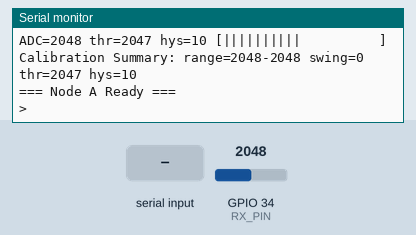
Bench run of a sketch on a simulated ESP32. Shown: the last lines printed to the serial monitor. Inputs (shaded band) come from the test bench; at power-on: GPIO 34 (RX_PIN) = 2048. WiFi joins after 1.5 s; servers stay silent unless stated; web services answer with replies made up by the test bench.

Above: at 14.2 s.
14.3 s: "1\n" received over Serial
At 14.8 s:
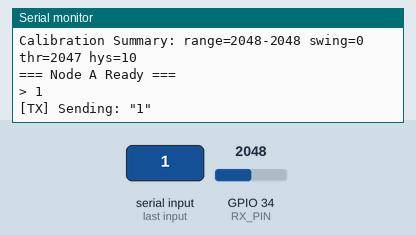
15.8 s: "0\n" received over Serial
At 16.6 s:
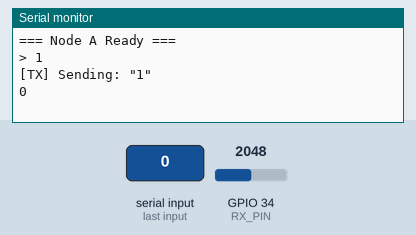

The sketch:

lifi_transmitter.ino
```cpp
// ==============================================================================
// NODE A: DATA TRANSMITTER & TELEMETRY RECEIVER (FreeRTOS Fixed)
// ==============================================================================


#include <WiFi.h>
#include <PubSubClient.h>
#include <ArduinoJson.h>
#include <HTTPClient.h>

const char* ssid = "Varshith's iPhone";
const char* password = "Password";
const char* mqtt_server = "broker.hivemq.com"; // Replace with your MQTT broker IP
const int mqtt_port = 1883;

const char* serverName = "http://api.thingspeak.com/update";
String apiKey = "HETB3NQ3IGLB9RZU";

const int TX_PIN = 25; // [cite: 90]
const int RX_PIN = 34; // [cite: 90]
const int BIT_MS = 50; //
const int HALF_BIT_MS = 25; // [cite: 92]

WiFiClient espClient;
PubSubClient client(espClient);

// Add these to track total throughput
volatile int totalMessagesTx = 0;
volatile int totalMessagesRx = 0;

// Global Buffers & States
char inputBuf[128];
int inputLen = 0;
uint32_t lastCharTime = 0;
char txBuf[128];
int txLen = 0;
enum TxMachineState { TX_M_IDLE, TX_M_PREAMBLE, TX_M_DATA, TX_M_NEWLINE };
TxMachineState txMState = TX_M_IDLE;
int txPreambleCount = 0;
int txDataIndex = 0;
int txBitStep = 0;
uint32_t txNextBitTime = 0;
byte txByteToSend = 0;

char rxBuf[128];
int rxLen = 0;
enum RxState { WAIT_IDLE, WAIT_START, WAIT_HALF, RECV_BITS, RECV_STOP };
RxState rxState = WAIT_IDLE;
uint32_t rxNextTime = 0;
int rxBitIndex = 0;
byte rxByte = 0;

int adcMin = 4095;
int adcMax = 0;
int threshold = 2047; // [cite: 100]
int hysteresis = 10;
bool calibFrozen = false;

// --- Logic Helpers (unchanged from original) ---
void updateCalibration(int raw) {
  if (calibFrozen) return;
  if (raw < adcMin) adcMin = raw;
  if (raw > adcMax) adcMax = raw;
  int swing = adcMax - adcMin;
  if (swing >= 50) {
    threshold = adcMin + (swing / 2); // [cite: 105]
    hysteresis = max(10, swing / 6);
  }
}

int getLogicLevel(int raw) {
  if (raw > threshold + hysteresis) return HIGH; // [cite: 107]
  if (raw < threshold - hysteresis) return LOW;
  return -1;
}

void thingSpeakTask(void *pvParameters) {
  for (;;) {
    // Only attempt if WiFi is up and LiFi is not busy
    if (WiFi.status() == WL_CONNECTED) {

      HTTPClient http;
      String url = String(serverName) + "?api_key=" + apiKey;
      url += "&field1=" + String(analogRead(RX_PIN));
      url += "&field2=" + String(threshold);
      url += "&field3=" + String(adcMax - adcMin);
      url += "&field4=" + String(hysteresis);
      url += "&field5=" + String(totalMessagesTx);
      url += "&field6=" + String(totalMessagesRx);
      url += "&field7=" + String(WiFi.RSSI());
      url += "&field8=" + String(ESP.getFreeHeap());

      http.begin(url);
      // ThingSpeak works best with a keep-alive header set to false for simple updates
      http.addHeader("Connection", "close");

      int httpResponseCode = http.GET();

      if (httpResponseCode > 0) {
        //Serial.printf("[ThingSpeak] Update Successful. Code: %d\n", httpResponseCode);
      } else {
        Serial.printf("[ThingSpeak] Update Failed. Error: %s\n", http.errorToString(httpResponseCode).c_str());
      }

      http.end(); // CRITICAL: This must be called to free up the socket for the next loop
    } else {
      if (WiFi.status() != WL_CONNECTED) Serial.println("[WIFI] Lost connection, waiting...");
    }

    // ThingSpeak Free Tier has a 15s limit. 16s is safer to avoid "403 Forbidden"
    vTaskDelay(pdMS_TO_TICKS(16000));
  }
}

// --- Original Monitor Logic ---
void startupMonitor() {
  Serial.println("\nStarting ADC Monitor for 10s (press any key to skip)...");
  uint32_t startMs = millis();
  while (millis() - startMs < 10000) {
    if (Serial.available()) { while (Serial.available()) Serial.read(); break; }
    int raw = analogRead(RX_PIN);
    updateCalibration(raw);
    int bars = constrain(map(raw, 0, 4095, 0, 20), 0, 20);
    char barStr[21];
    for (int i = 0; i < 20; i++) barStr[i] = (i < bars) ? '|' : ' ';
    barStr[20] = '\0';
    Serial.printf("ADC=%-4d thr=%-4d hys=%-2d [%s]\n", raw, threshold, hysteresis, barStr);
    delay(50);
  }
  Serial.printf("\nCalibration Summary: range=%d-%d swing=%d thr=%d hys=%d\n\n", adcMin, adcMax, adcMax-adcMin, threshold, hysteresis);
}

// --- LiFi Protocol Logic ---
void startTransmission() {
  memcpy(txBuf, inputBuf, inputLen);
  txLen = inputLen;
  inputLen = 0;
  inputBuf[0] = '\0';
  Serial.printf("\n[TX] Sending: \"%s\"\n", txBuf);
  txMState = TX_M_PREAMBLE;
  txPreambleCount = 0;
  txByteToSend = 0xAA;
  txBitStep = 0;
  txNextBitTime = millis();
}

void advanceTxByte() {
  if (txMState == TX_M_PREAMBLE) {
    if (++txPreambleCount < 8) txByteToSend = 0xAA;
    else {
      txMState = TX_M_DATA; txDataIndex = 0;
      txByteToSend = (txLen > 0) ? txBuf[txDataIndex] : '\n';
      if (txLen == 0) txMState = TX_M_NEWLINE;
    }
  } else if (txMState == TX_M_DATA) {
    if (++txDataIndex < txLen) txByteToSend = txBuf[txDataIndex];
    else { txMState = TX_M_NEWLINE; txByteToSend = '\n'; }
  } else if (txMState == TX_M_NEWLINE) {
    txMState = TX_M_IDLE;
    totalMessagesTx++;
    Serial.println("\n[TX] Done.\n> ");
  }
}

// Task for Bit-Banging the LED [cite: 147]
void runLiFiTX() {
  if (txMState != TX_M_IDLE && millis() >= txNextBitTime) {
    if (txBitStep == 0) { digitalWrite(TX_PIN, LOW); txBitStep++; txNextBitTime += BIT_MS; }
    else if (txBitStep <= 8) {
      digitalWrite(TX_PIN, (txByteToSend & (1 << (txBitStep - 1))) ? HIGH : LOW);
      txBitStep++; txNextBitTime += BIT_MS;
    } else if (txBitStep == 9) { digitalWrite(TX_PIN, HIGH); txBitStep++; txNextBitTime += BIT_MS; }
    else if (txBitStep == 10) { txBitStep = 0; advanceTxByte(); }
  }
}

// Task for reading the LDR [cite: 159]
void runLiFiRX() {
  int raw = analogRead(RX_PIN);
  updateCalibration(raw);
  int level = getLogicLevel(raw);
  switch (rxState) {
    case WAIT_IDLE: calibFrozen = false; if (level == HIGH) rxState = WAIT_START; break;
    case WAIT_START: if (level == LOW) { rxNextTime = millis() + HALF_BIT_MS; rxState = WAIT_HALF; } break;
    case WAIT_HALF: if (millis() >= rxNextTime) {
        if (level == LOW) { calibFrozen = true; rxNextTime = millis() + BIT_MS; rxBitIndex = 0; rxByte = 0; rxState = RECV_BITS; }
        else rxState = WAIT_IDLE;
      } break;
    case RECV_BITS: if (millis() >= rxNextTime) {
        if ((raw > threshold)) rxByte |= (1 << rxBitIndex);
        rxBitIndex++; rxNextTime += BIT_MS;
        if (rxBitIndex == 8) rxState = RECV_STOP;
      } break;
    case RECV_STOP: if (millis() >= rxNextTime) {
        if (rxByte != 0xAA && rxByte != 0x55) {
          if (rxByte == '\n') { rxBuf[rxLen] = '\0'; Serial.printf("\n[TELEMETRY] Node B: \"%s\"\n> %s", rxBuf, inputBuf); rxLen = 0; totalMessagesRx++; }
          else if (rxByte >= 0x20 && rxByte <= 0x7E && rxLen < sizeof(rxBuf)-1) rxBuf[rxLen++] = (char)rxByte;
        }
        calibFrozen = false; rxState = WAIT_IDLE;
      } break;
  }
}

// --- FreeRTOS Tasks ---
void txTask(void *p) { for(;;) { runLiFiTX(); vTaskDelay(1); } }
void rxTask(void *p) { for(;;) { runLiFiRX(); vTaskDelay(1); } }

void setup() {
  Serial.begin(115200);
  pinMode(TX_PIN, OUTPUT); pinMode(RX_PIN, INPUT);
  analogSetAttenuation(ADC_11db); digitalWrite(TX_PIN, HIGH);
  delay(1500);

  // --- ADD THIS WIFI BLOCK ---
  Serial.print("\n[WIFI] Connecting to ");
  Serial.println(ssid);
  WiFi.begin(ssid, password);

  // Optional: Wait for connection here so you don't start tasks without internet
  while (WiFi.status() != WL_CONNECTED) {
    delay(500);
    Serial.print(".");
  }
  Serial.println("\n[WIFI] Connected! IP: " + WiFi.localIP().toString());
  // ---------------------------

  startupMonitor();

  xTaskCreatePinnedToCore(thingSpeakTask, "ThingSpeak_Task", 8192, NULL, 1, NULL, 0);
  xTaskCreatePinnedToCore(txTask, "LiFi_TX", 8192, NULL, 3, NULL, 1);
  xTaskCreatePinnedToCore(rxTask, "LiFi_RX", 8192, NULL, 3, NULL, 1);

  Serial.print("=== Node A Ready ===\n> ");
}

void loop() {
  // Handle Serial Input here to keep the Serial Monitor responsive
  if (Serial.available()) {
    char c = Serial.read();
    if ((c == '\n' || c == '\r') && inputLen > 0 && txMState == TX_M_IDLE) startTransmission();
    else if ((c == 8 || c == 127) && inputLen > 0) { inputLen--; inputBuf[inputLen] = '\0'; Serial.print("\b \b"); }
    else if (c >= 0x20 && c <= 0x7E && inputLen < sizeof(inputBuf)-1) {
      inputBuf[inputLen++] = c; inputBuf[inputLen] = '\0';
      Serial.print(c); lastCharTime = millis();
    }
  }
  if (inputLen > 0 && millis() - lastCharTime > 800 && txMState == TX_M_IDLE) startTransmission();
  vTaskDelay(10); // Small delay to let background tasks breathe
}
```

Measured:
- after the input at 14.3 s, the serial monitor: prints a new line at once (image 1)
- after the input at 15.8 s, the serial monitor: prints a new line at once (image 2)
